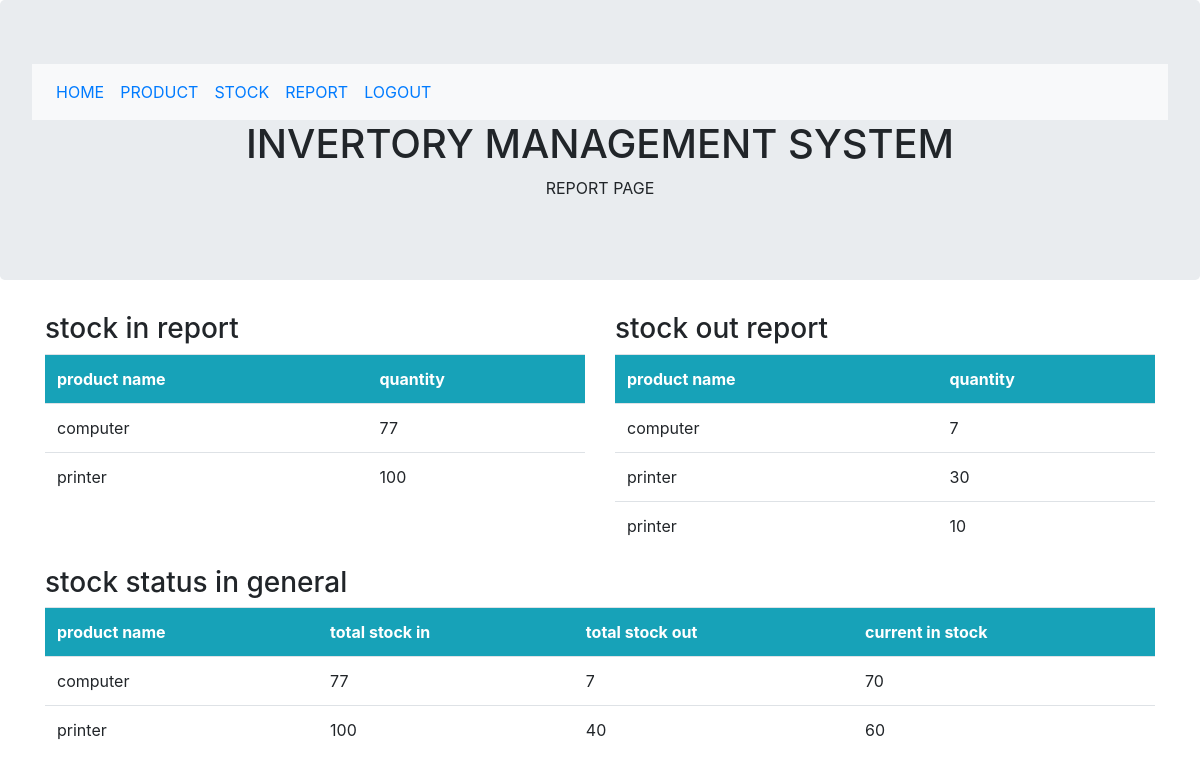
/Dashboard/report.php (signed in), run on the app's committed database.
### tables this page shows
CREATE TABLE `stock` (
  `id` int(11) NOT NULL,
  `product_id` int(11) NOT NULL,
  `type` varchar(40) NOT NULL,
  `quantity` varchar(40) NOT NULL
);

CREATE TABLE `products` (
  `id` int(11) NOT NULL,
  `name` varchar(40) NOT NULL,
  `description` varchar(40) NOT NULL
);

### Dashboard/report.php (the view, shortened to what this page needs)
<?php
include '../db.php';
?>
<!DOCTYPE html>
<html lang="en">
<head>
  <link rel="stylesheet" href="https://cdn.jsdelivr.net/npm/bootstrap@4.6.2/dist/css/bootstrap.min.css">
</head>
<body>
<div class="jumbotron text-center">
    <?php
include 'menus.php'
    ?>
  <h1>INVERTORY MANAGEMENT SYSTEM</h1>
  <p>REPORT PAGE</p>
</div>
<div class="container">
    <div class="row">
  <div class="col-md-6">
    <h3>stock in report</h3>
    <table class="table">
        <tr class="bg-info text-white">
            <th>product name</th> <th>quantity</th>
        </tr>
        <?php
       $result=mysqli_query($con,"SELECT products.name,stock.quantity,stock.type
        FROM products,stock where products.id=stock.product_id and type='in'");
       while($row=mysqli_fetch_array($result)){
        ?>
        <tr>
          <td><?php echo $row['name'];  ?></td>
          <td><?php echo $row['quantity'];  ?></td>
        </tr>
        <?php
       }
       ?>
    </table>
 </div>
 <div class="col-md-6">
    <h3>stock out report</h3>
    <table class="table">
        <tr class="bg-info text-white">
            <th>product name</th> <th>quantity</th>
        </tr>
        <?php
       $result=mysqli_query($con,"SELECT products.name,stock.quantity,stock.type
        FROM products,stock where products.id=stock.product_id and type='out'");
       while($row=mysqli_fetch_array($result)){
        ?>
        <tr>
          <td><?php echo $row['name'];  ?></td>
          <td><?php echo $row['quantity'];  ?></td>
        </tr>
        <?php
       }
       ?>
    </table>
 </div>
 <div class="col-md-12">
    <h3>stock status in general</h3>
    <table class="table">
        <tr class="bg-info text-white">
            <th>product name</th> <th>total stock in</th><th>total stock out</th> <th>current in stock</th>
        </tr>
        <?php
       $result=mysqli_query($con,"SELECT
    products.name,
    SUM(CASE WHEN stock.type = 'in' THEN stock.quantity ELSE 0 END) AS total_in,
    SUM(CASE WHEN stock.type = 'out' THEN stock.quantity ELSE 0 END) AS total_out
FROM products
INNER JOIN stock ON products.id = stock.product_id
GROUP BY products.name;");
       while($row=mysqli_fetch_array($result)){
        ?>
        <tr>
          <td><?php echo $row['name'];  ?></td>
          <td><?php echo $row['total_in'];  ?></td>
          <td><?php echo $row['total_out'];  ?></td>
          <td><?php echo $row['total_in']-$row['total_out'];  ?></td>
        </tr>
        <?php
       }
       ?>
    </table>
 </div>
    </div>
</div>
</body>
</html>

### data on the page
stock: product.name "computer", quantity "77"
stock: product.name "printer", quantity "100"
stock: product.name "computer", quantity "7"
stock: product.name "printer", quantity "30"
stock: product.name "printer", quantity "10"

### other printed values
$row['name'] "computer"
$row['total_in'] "77"
$row['total_out'] "7"
$row['total_in']-$row['total_out'] "70"
$row['name'] "printer"
$row['total_in'] "100"
$row['total_out'] "40"
$row['total_in']-$row['total_out'] "60"
